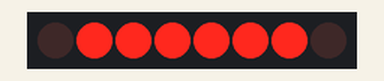
Bench run of a sketch on a simulated Arduino Uno, built with avr-gcc and run on an emulated ATmega328P. Shown: 8 shift-register outputs drawn as a row of LEDs (first output left, lit = HIGH). Wiring (inferred from the names in the program): shift register (74HC595): data pin 11; shift clock pin 12; latch pin 8; MR pin 7. Wiring (inferred from the signals the program sends): row of LEDs: on Q0, Q1, Q2, Q3, Q4, Q5, Q6, Q7. What the sketch prints to the serial monitor is not drawn.

Above: at 0.2 s.
At 6.2 s:
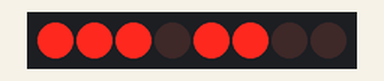
At 9.2 s:
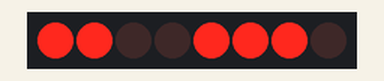
At 18.2 s:
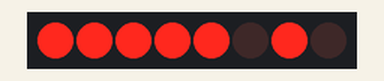
At 27.2 s:
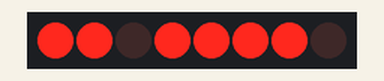
At 36.2 s:
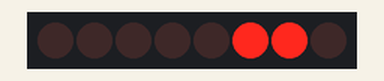
Timing chart, 0 to 40.0 s (numbered marks = the images above):
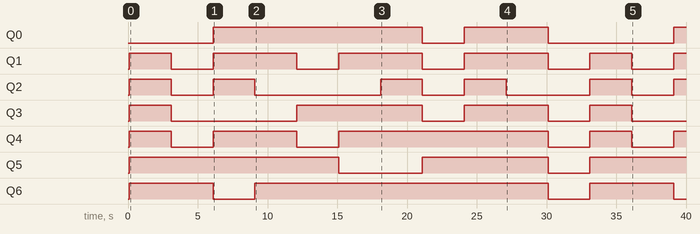

Measured:
- by itself, Q0: goes HIGH 15.0 s, LOW 3.0 s, HIGH 6.0 s, LOW 9.0 s, then HIGH
- by itself, Q1: goes HIGH 3.0 s, 3 × (LOW 3.0 s, HIGH 6.0 s), LOW 3.0 s, HIGH 3.0 s, LOW 3.0 s, then HIGH
- by itself, Q2: LOW → HIGH at 0.10 s, → LOW 3.0 s later, → HIGH 3.0 s later, → LOW 3.0 s later, … (11 changes in this stretch)
- by itself, Q3: LOW → HIGH at 0.10 s, → LOW 3.0 s later, → HIGH 9.0 s later, → LOW 9.0 s later, … (8 changes in this stretch)
- by itself, Q4: LOW → HIGH at 0.10 s, → LOW 3.0 s later, → HIGH 3.0 s later, → LOW 6.0 s later, … (9 changes in this stretch)
- by itself, Q5: goes HIGH 15.0 s, LOW 6.0 s, HIGH 9.0 s, LOW 3.0 s, then HIGH
- by itself, Q6: goes HIGH 6.0 s, LOW 3.0 s, HIGH 21.0 s, LOW 3.0 s, HIGH 6.0 s, then LOW

The sketch:

LED_TPIC6B595.ino
```cpp
//Pin to clear the register
const int clearPin = 7;// tpic sẽ mức 1.
//Pin connected to latch pin (RCK) of TPIC6B595
const int latchPin = 8;
//Pin connected to clock pin (SRCK) of TPIC6B595
const int clockPin = 12;
////Pin connected to Data in (SER IN) of TPIC6B595
const int dataPin = 11;
void setup() {
 //set pins to output because they are addressed in the main loop
 pinMode(clearPin, OUTPUT);
 pinMode(latchPin, OUTPUT);
 pinMode(dataPin, OUTPUT);
 pinMode(clockPin, OUTPUT);
 Serial.begin(9600);
 digitalWrite( clearPin, HIGH);
 delay(100);
}
void loop() {
 for(int i=0;i<=9;i++)
 {
   so(i);so(i);so(i);so(i);so(i);so(i);
   delay(3000);
 }
 registerWrite( 0,0,0,0,0,0,0,0); registerWrite( 0,0,0,0,0,0,0,0); registerWrite( 0,0,0,0,0,0,0,0); registerWrite( 0,0,0,0,0,0,0,0);
 registerWrite( 0,0,0,0,0,0,0,0); registerWrite( 0,0,0,0,0,0,0,0);
 delay(3000);
}
void so(int i)
{
  switch (i)
  {
    case 0:
    registerWrite( 1,1,1,1,1,1,0,0);
    break;
    case 1:
    registerWrite( 0,0,0,0,1,1,0,0);//1
    break;
    case 2:
    registerWrite( 1,1,0,1,1,0,0,1);//2
    break;
    case 3:
    registerWrite( 1,0,0,1,1,1,0,1);//3
    break;
    case 4:
    registerWrite( 0,0,1,0,1,1,0,1);//4
    break;
    case 5:
    registerWrite( 1,0,1,1,0,1,0,1);//5
    break;
    case 6:
    registerWrite( 1,1,1,1,0,1,0,1);//6
    break;
    case 7:
    registerWrite( 0,0,0,1,1,1,0,0);//7
    break;
    case 8:
    registerWrite( 1,1,1,1,1,1,0,1);//8
    break;
    case 9:
    registerWrite( 1,0,1,1,1,1,0,1);//9
    break;
  }
}
void registerWrite(int a,int b,int c,int d,int e,int f,int g,int k) {
 byte bitsToSend = 0;
 // write number as bits
  bitWrite(bitsToSend, 0, k);
  bitWrite(bitsToSend, 1, a);
  bitWrite(bitsToSend, 2, b);
  bitWrite(bitsToSend, 3, c);
  bitWrite(bitsToSend, 4, d);
  bitWrite(bitsToSend, 5, e);
  bitWrite(bitsToSend, 6, f);
  bitWrite(bitsToSend, 7, g);
 // while you're shifting bits:
 digitalWrite(latchPin, LOW);
 //Serial.println(bitsToSend);
 Serial.println("_");

 // shift the bits out
 shiftOut(dataPin, clockPin, MSBFIRST  , bitsToSend);

 // turn on the output so the LEDs can ligh
 digitalWrite(latchPin, HIGH);
}
```
